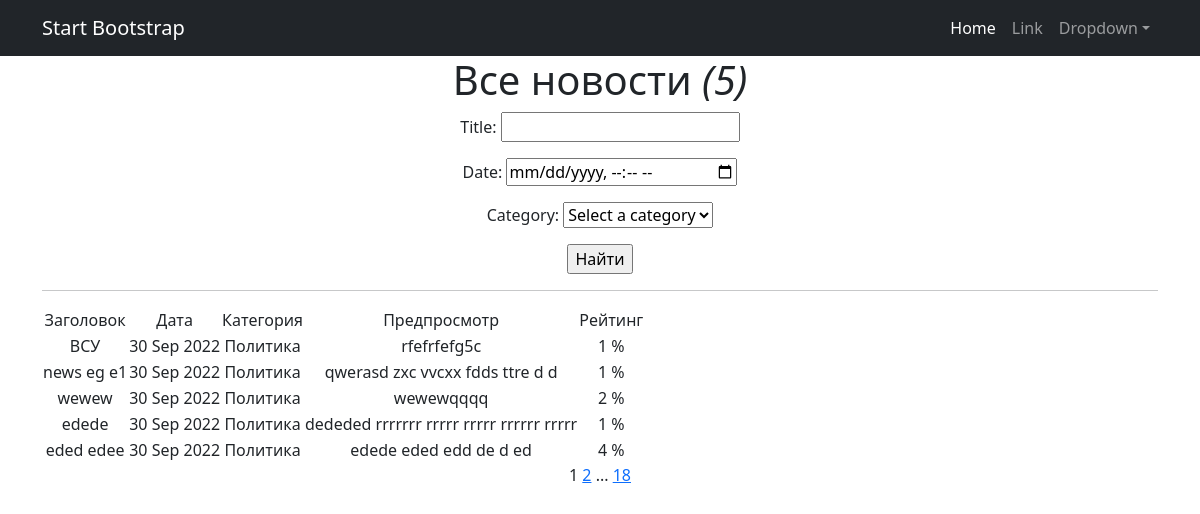
/news/search, run on the app's committed database.
### simpleapp/models.py (models this page shows, shortened)
class Post(models.Model):
    title = models.CharField(
        max_length=100,
        unique=True,  # названия постов не должны повторяться
    )
    text = models.TextField()
    time_in = models.DateTimeField(auto_now_add=True)
    rating = models.IntegerField(
        validators=[MinValueValidator(0)],
    )
    article = 'AR'
    news = 'NE'
    TYPE = [
        (article, 'Статья'),
        (news, 'Новость'),
    ]
    type = models.CharField(max_length=2, choices=TYPE, default=article)
    category = models.ForeignKey(
        to='Category',
        on_delete=models.CASCADE,
        related_name='post',
    )

class Category(models.Model):
    name = models.CharField(max_length=20, unique=True)
    subscribers = models.ManyToManyField(User, related_name='categories')
    def __str__(self):
        return f'{self.name}'

### simpleapp/views.py (the view)
# urls.py: path('search', SearchList.as_view(), name='post_search'),
class SearchList(ListView):
    model = Post
    ordering = 'time_in'
    template_name = 'search.html'
    context_object_name = 'Posts'
    paginate_by = 5
    def get_queryset(self):
        queryset = super().get_queryset()
        self.filterset = PostFilter(self.request.GET, queryset)
        return self.filterset.qs
    def get_context_data(self, **kwargs):
        context = super().get_context_data(**kwargs)
        context['filterset'] = self.filterset
        return context

### simpleapp/templatetags/custom_filters.py (called while the page is built)
@register.filter()
def currency(value):
   return f'{value} %'

### simpleapp/templatetags/custom_tags.py (called while the page is built)
@register.simple_tag(takes_context=True)
def url_replace(context, **kwargs):
   d = context['request'].GET.copy()
   for k, v in kwargs.items():
       d[k] = v
   return d.urlencode()

### templates/search.html (shortened to what this page needs)
{% extends 'flatpages/default.html' %}
{% load custom_filters %}
{% load custom_tags %}
{% block content %}
   <h1>Все новости <i>({{ Posts|length }})</i> </h1>
   <form action="" method="get">
       {{ filterset.form.as_p }}
       <input type="submit" value="Найти" />
   </form>
    <hr>
   {% if Posts %}
       <table>
           <tr>
               <td>
                   Заголовок
               </td>
               <td>
                   Дата
               </td>
               <td>
                   Категория
               </td>
               <td>
                   Предпросмотр
               </td>
               <td>
                   Рейтинг
               </td>
                {% for post in Posts %}
                <tr>
               <td>{{ post.title }}</td>
               <td>{{ post.time_in|date:'d M Y' }}</td>
               <td>{{ post.category }}</td>
               <td>{{ post.text|truncatewords:20 }}</td>
               <td>{{ post.rating|currency }}</td>
                </tr>
                {% endfor %}
                </tr>
       </table>
   {% else %}
       <h2>Новостей нет!</h2>
   {% endif %}
   {{ page_obj.number }}
   {% if page_obj.has_next %}
       <a href="?{% url_replace page=page_obj.next_page_number %}">{{ page_obj.next_page_number }}</a>
       {% if paginator.num_pages != page_obj.next_page_number %}
           ...
           <a href="?{% url_replace page=page_obj.paginator.num_pages %}">{{ page_obj.paginator.num_pages }}</a>
       {% endif %}
   {% endif %}
{% endblock content %}

### data on the page
Post: title "ВСУ", time_in "30 Sep 2022", category "Политика", text "rfefrfefg5c", rating "1 %"
Post: title "news eg e1", time_in "30 Sep 2022", category "Политика", text "qwerasd zxc vvcxx fdds ttre d d", rating "1 %"
Post: title "wewew", time_in "30 Sep 2022", category "Политика", text "wewewqqqq", rating "2 %"
Post: title "edede", time_in "30 Sep 2022", category "Политика", text "dededed rrrrrrr rrrrr rrrrr rrrrrr rrrrr", rating "1 %"
Post: title "eded edee", time_in "30 Sep 2022", category "Политика", text "edede eded edd de d ed", rating "4 %"

### other printed values
{{ Posts|length }} "5"
{{ page_obj.number }} "1"
{{ page_obj.next_page_number }} "2"
{{ page_obj.paginator.num_pages }} "18"
